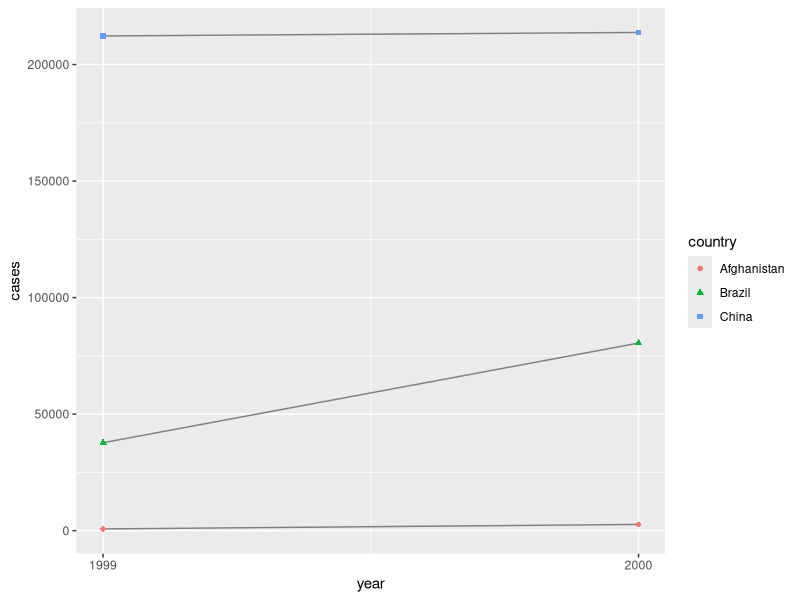
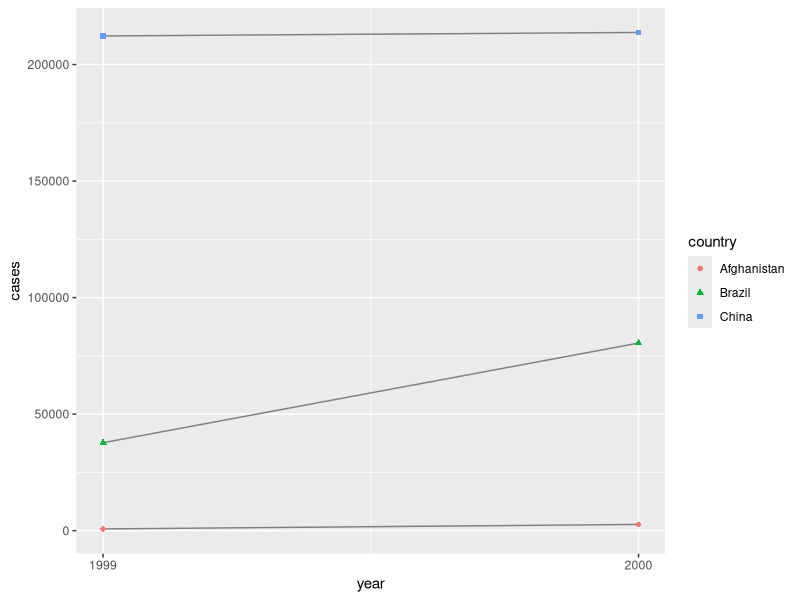

Write the R code that produced these figures, in order. (Note: this script raises an error after producing the figures.)
library(tidyverse)

# Compute rate per 10,000
table1 |>
  mutate(rate = cases / population * 10000)


# Compute total cases per year
table1 |> 
  group_by(year) |> 
  summarize(total_cases = sum(cases))


# Visualize changes over time
ggplot(table1, aes(x = year, y = cases)) +
  geom_line(aes(group = country), color = "grey50") +
  geom_point(aes(color = country, shape = country)) +
  scale_x_continuous(breaks = c(1999, 2000)) # x-axis breaks at 1999 and 2000
  ggsave("tb.png")
###
# Exercise 6.2.1.1
###
#Sln

#country and year = each row is an 
#observation of table 1
#observation is TB and pop in table 1 

#country = observation of table 2 is unit of analysis

#country, year and mutliple observations within a single cell = observation of table 3

###
# Exercise 6.2.1.2
###

#how to turn table 2 and 3 to 1
#cases rate/ population 
# parsing the string and pass to it to
#a function(mutate) and return directly
table3 |> 
   rowwise() |>
   mutate(
    cases = as.numeric(str_split_1(rate,"/")[1]),
    population = as.numeric(str_split_1(rate,"/")[2])
   ) |>
   ungroup() |>
   mutate(rate_value = 10000(cases)) 